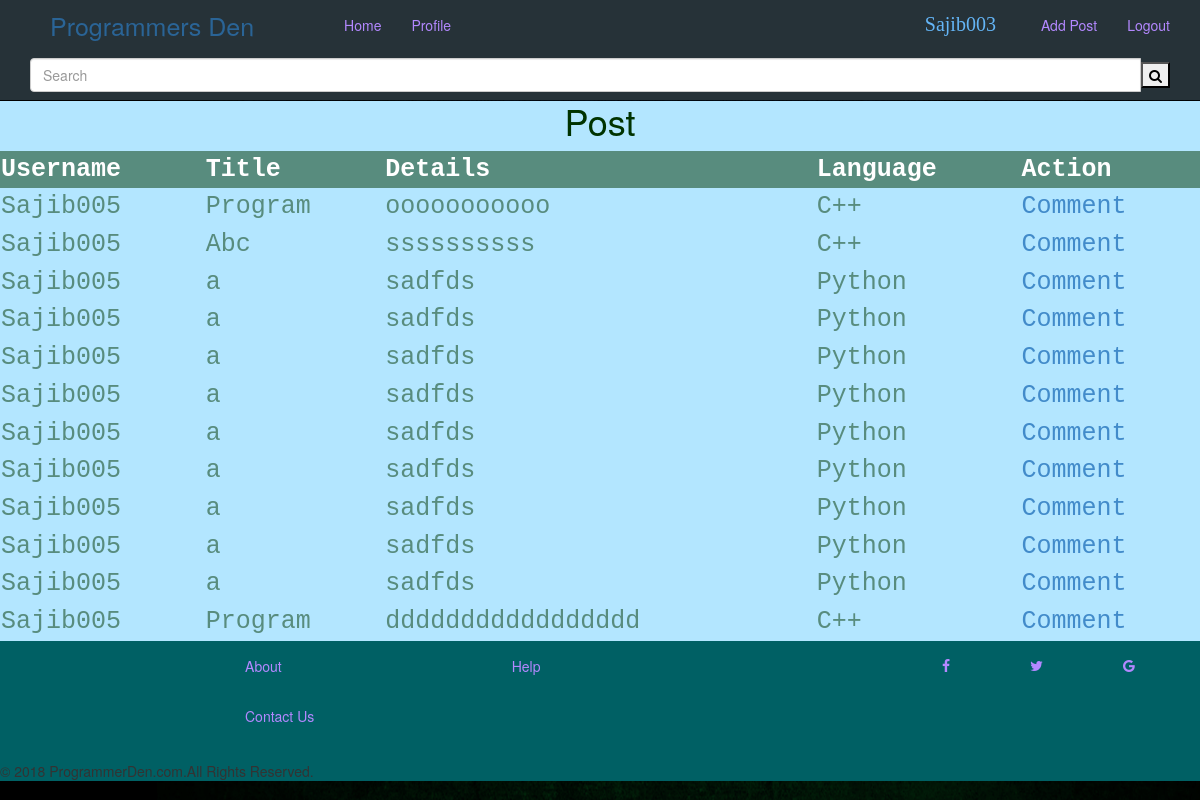
The app's page /post.php (signed in) with its own data.
### tables this page shows
CREATE TABLE `post` (
  `Post_id` int(20) NOT NULL,
  `User_id` int(10) DEFAULT NULL,
  `Username` varchar(100) NOT NULL,
  `Title` varchar(100) DEFAULT NULL,
  `Details` mediumtext,
  `Language` varchar(30) DEFAULT NULL,
  `Date` date DEFAULT NULL
);

### post.php (the view, shortened to what this page needs)
<!DOCTYPE html>
<html>
  <head>
    <link href="css/style2.css" rel="stylesheet">
    <link href="css/bootstrap.min.css" rel="stylesheet">
    <link rel="stylesheet" href="https://cdnjs.cloudflare.com/ajax/libs/font-awesome/4.7.0/css/font-awesome.min.css">
  </head>
  <body>
    <nav style="background-color: #263238;">
        <div class="navbar-header">
            <a href="#" class="navbar-brand" style="padding-left: 50px;font-size: 25px;">Programmers Den</a>
        </div>
        <div id="navbarCollapse" class="collapse navbar-collapse">
            <ul class="nav navbar-nav">
                <li class="active"><a href="index.php" style="margin-left: 60px;">Home</a></li>
                <li><a href="user_management.php">Profile</a></li>
            </ul>
            <ul class="nav navbar-nav navbar-right">
                <li><div style="font-size: 20px;font-family:'Comic Sans MS',cursive;color:#64B5F6;margin: 10px 30px;">
                        <?php
                            echo ''.$_SESSION['username'];
                        ?>
                    </div>
                </li>
                <li><a href="add_post.php">Add Post</a></li>
                <li><a href="logout.php">Logout</a></li>
            </ul>
            <form class="navbar-form navbar-left">
                <div class="input-group">
                    <input type="text" class="form-control" placeholder="Search">
                    <span class="input-group-btn">
                        <button type="submit"><i class="fa fa-search"></i></button>
                    </span>
                </div>
            </form>
        </div>
    </nav>
    <div style="background-color:#b3e6ff;">
        <h1 align="center" style=" margin-top: 1px; color:#003300;">Post</h1>
        <table style=" border-collapse: collapse; width: 1450px; color: #588c7e; font-family: monospace;font-size: 25px; text-align: left;"align="center" >
             <tr style="background-color: #f2f2f2;" >
              <th style="background-color: #588c7e; color: white;">Username</th>
              <th style="background-color: #588c7e; color: white;">Title</th>
              <th style="background-color: #588c7e; color: white;">Details</th>
              <th style="background-color: #588c7e; color: white;">Language</th>
              <th style="background-color: #588c7e; color: white;">Action</th>
             </tr>
             <?php
            $conn = mysqli_connect("localhost", "root", "", "programming");
              $sql = "SELECT post_id, username, title, details, language FROM post";
              $result = $conn->query($sql);
              while ($user=mysqli_fetch_array($result)) {
				?>
				<tr>
					<td><?php echo $user['username']?></td>
					<td><?php echo $user['title']?></td>
					<td><?php echo $user['details']?></td>
					<td><?php echo $user['language']?></td>
					<td><a href="comment.php?post_id=<?php echo $user['id']?>">Comment</a><br/>
							</td>
				</tr>
			<?php
			}
			?>
        </table>
    </div>
    <footer>
        <nav style="background-color: #006064;">
            <div id="navbarCollapse" class="collapse navbar-collapse">
               <div class="col-md-8">
                    <ul class="nav navbar-nav" style="margin:0 20px 20px 0px;">
                        <li><a href="about.php" style="margin-left: 200px;">About</a></li>
                        <li><a href="help.php" style="margin-left: 200px;">Help</a></li>
                        <li><a href="contact_us.php" style="margin-left: 200px;">Contact Us</a></li>
                    </ul>
                </div>
                <ul class="nav navbar-nav navbar-right">
                    <li><a href="https://www.facebook.com" class="fa fa-facebook" style="margin-right: 50px;"></a></li>
                    <li><a href="https://www.twitter.com" class="fa fa-twitter" style="margin-right: 50px;"></a></li>
                    <li><a href="https://www.google.com" class="fa fa-google" style="margin-right: 50px;"></a></li>
                </ul>
            </div>
            <div id="copyright">
            </div>
        </nav>
    </footer>
</html>

### css/style2.css (style rules this page uses)
body { font-family: Cambria, Palatino, "Palatino Linotype", "Palatino LT STD", Georgia, serif; font-weight: 400; font-size: 15px; color: #3a2127; overflow-y: scroll; background: url('../img/python2.png'); background-size: 1364px 1124px; }
a { color: #37474F; text-decoration: none; }

### records on screen
post: Username "Sajib005", Title "Program", Details "ooooooooooo", Language "C++"
post: Username "Sajib005", Title "Abc", Details "ssssssssss", Language "C++"
post: Username "Sajib005", Title "a", Details "sadfds", Language "Python"
post: Username "Sajib005", Title "a", Details "sadfds", Language "Python"
post: Username "Sajib005", Title "a", Details "sadfds", Language "Python"
post: Username "Sajib005", Title "a", Details "sadfds", Language "Python"
post: Username "Sajib005", Title "a", Details "sadfds", Language "Python"
post: Username "Sajib005", Title "a", Details "sadfds", Language "Python"
post: Username "Sajib005", Title "a", Details "sadfds", Language "Python"
post: Username "Sajib005", Title "a", Details "sadfds", Language "Python"
post: Username "Sajib005", Title "a", Details "sadfds", Language "Python"
post: Username "Sajib005", Title "Program", Details "ddddddddddddddddd", Language "C++"

### other values on screen
$_SESSION['username'] "Sajib003"
